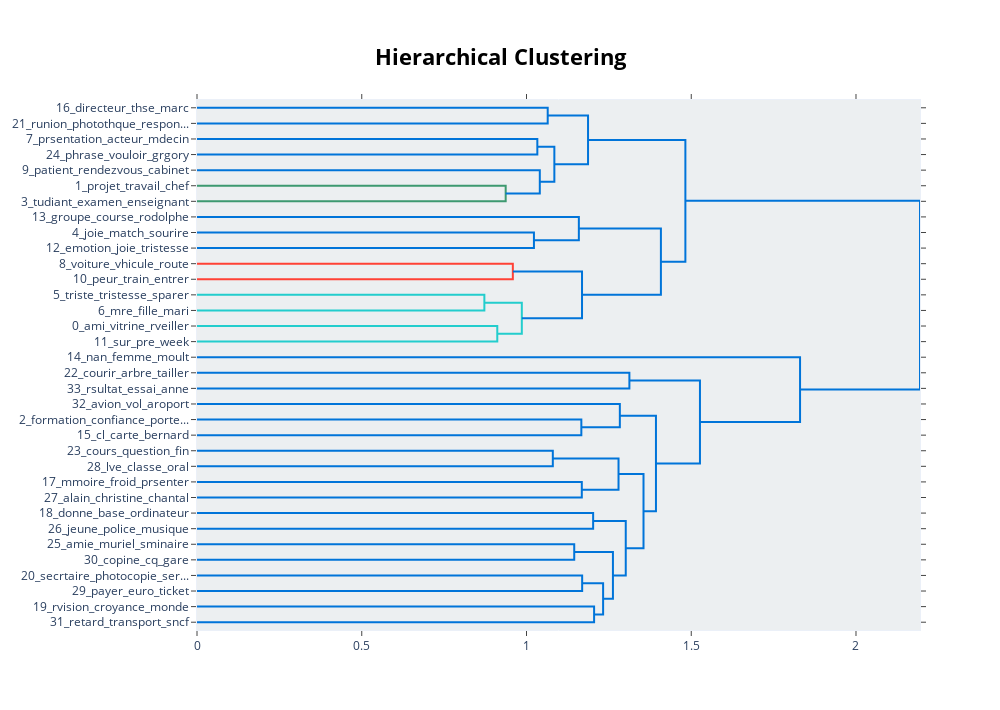

Notebook source saved alongside this figure:
### Code cell
topic_model.visualize_hierarchy()

### Figure 1 — Plotly figure (JSON) as saved in the notebook; plotly's stock layout.template omitted (floating-point values rounded to 4 significant figures)
{"data": [{"hoverinfo": "text", "marker": {"color": "rgb(0,116,217)"}, "mode": "lines", "type": "scatter", "x": [0, 1.064, 1.064, 0], "xaxis": "x", "y": [-5, -5, -15, -15], "yaxis": "y"}, {"hoverinfo": "text", "marker": {"color": "rgb(0,116,217)"}, "mode": "lines", "type": "scatter", "x": [0, 1.033, 1.033, 0], "xaxis": "x", "y": [-25, -25, -35, -35], "yaxis": "y"}, {"hoverinfo": "text", "marker": {"color": "rgb(61,153,112)"}, "mode": "lines", "type": "scatter", "x": [0, 0.9368, 0.9368, 0], "xaxis": "x", "y": [-55, -55, -65, -65], "yaxis": "y"}, {"hoverinfo": "text", "marker": {"color": "rgb(0,116,217)"}, "mode": "lines", "type": "scatter", "x": [0, 1.04, 1.04, 0.9368], "xaxis": "x", "y": [-45, -45, -60, -60], "yaxis": "y"}, {"hoverinfo": "text", "marker": {"color": "rgb(0,116,217)"}, "mode": "lines", "type": "scatter", "x": [1.033, 1.085, 1.085, 1.04], "xaxis": "x", "y": [-30, -30, -52.5, -52.5], "yaxis": "y"}, {"hoverinfo": "text", "marker": {"color": "rgb(0,116,217)"}, "mode": "lines", "type": "scatter", "x": [1.064, 1.187, 1.187, 1.085], "xaxis": "x", "y": [-10, -10, -41.25, -41.25], "yaxis": "y"}, {"hoverinfo": "text", "marker": {"color": "rgb(0,116,217)"}, "mode": "lines", "type": "scatter", "x": [0, 1.023, 1.023, 0], "xaxis": "x", "y": [-85, -85, -95, -95], "yaxis": "y"}, {"hoverinfo": "text", "marker": {"color": "rgb(0,116,217)"}, "mode": "lines", "type": "scatter", "x": [0, 1.159, 1.159, 1.023], "xaxis": "x", "y": [-75, -75, -90, -90], "yaxis": "y"}, {"hoverinfo": "text", "marker": {"color": "rgb(255,65,54)"}, "mode": "lines", "type": "scatter", "x": [0, 0.9585, 0.9585, 0], "xaxis": "x", "y": [-105, -105, -115, -115], "yaxis": "y"}, {"hoverinfo": "text", "marker": {"color": "rgb(35,205,205)"}, "mode": "lines", "type": "scatter", "x": [0, 0.8721, 0.8721, 0], "xaxis": "x", "y": [-125, -125, -135, -135], "yaxis": "y"}, {"hoverinfo": "text", "marker": {"color": "rgb(35,205,205)"}, "mode": "lines", "type": "scatter", "x": [0, 0.9113, 0.9113, 0], "xaxis": "x", "y": [-145, -145, -155, -155], "yaxis": "y"}, {"hoverinfo": "text", "marker": {"color": "rgb(35,205,205)"}, "mode": "lines", "type": "scatter", "x": [0.8721, 0.9858, 0.9858, 0.9113], "xaxis": "x", "y": [-130, -130, -150, -150], "yaxis": "y"}, {"hoverinfo": "text", "marker": {"color": "rgb(0,116,217)"}, "mode": "lines", "type": "scatter", "x": [0.9585, 1.169, 1.169, 0.9858], "xaxis": "x", "y": [-110, -110, -140, -140], "yaxis": "y"}, {"hoverinfo": "text", "marker": {"color": "rgb(0,116,217)"}, "mode": "lines", "type": "scatter", "x": [1.159, 1.408, 1.408, 1.169], "xaxis": "x", "y": [-82.5, -82.5, -125, -125], "yaxis": "y"}, {"hoverinfo": "text", "marker": {"color": "rgb(0,116,217)"}, "mode": "lines", "type": "scatter", "x": [1.187, 1.482, 1.482, 1.408], "xaxis": "x", "y": [-25.62, -25.62, -103.8, -103.8], "yaxis": "y"}, {"hoverinfo": "text", "marker": {"color": "rgb(0,116,217)"}, "mode": "lines", "type": "scatter", "x": [0, 1.312, 1.312, 0], "xaxis": "x", "y": [-175, -175, -185, -185], "yaxis": "y"}, {"hoverinfo": "text", "marker": {"color": "rgb(0,116,217)"}, "mode": "lines", "type": "scatter", "x": [0, 1.166, 1.166, 0], "xaxis": "x", "y": [-205, -205, -215, -215], "yaxis": "y"}, {"hoverinfo": "text", "marker": {"color": "rgb(0,116,217)"}, "mode": "lines", "type": "scatter", "x": [0, 1.283, 1.283, 1.166], "xaxis": "x", "y": [-195, -195, -210, -210], "yaxis": "y"}, {"hoverinfo": "text", "marker": {"color": "rgb(0,116,217)"}, "mode": "lines", "type": "scatter", "x": [0, 1.08, 1.08, 0], "xaxis": "x", "y": [-225, -225, -235, -235], "yaxis": "y"}, {"hoverinfo": "text", "marker": {"color": "rgb(0,116,217)"}, "mode": "lines", "type": "scatter", "x": [0, 1.168, 1.168, 0], "xaxis": "x", "y": [-245, -245, -255, -255], "yaxis": "y"}, {"hoverinfo": "text", "marker": {"color": "rgb(0,116,217)"}, "mode": "lines", "type": "scatter", "x": [1.08, 1.279, 1.279, 1.168], "xaxis": "x", "y": [-230, -230, -250, -250], "yaxis": "y"}, {"hoverinfo": "text", "marker": {"color": "rgb(0,116,217)"}, "mode": "lines", "type": "scatter", "x": [0, 1.202, 1.202, 0], "xaxis": "x", "y": [-265, -265, -275, -275], "yaxis": "y"}, {"hoverinfo": "text", "marker": {"color": "rgb(0,116,217)"}, "mode": "lines", "type": "scatter", "x": [0, 1.145, 1.145, 0], "xaxis": "x", "y": [-285, -285, -295, -295], "yaxis": "y"}, {"hoverinfo": "text", "marker": {"color": "rgb(0,116,217)"}, "mode": "lines", "type": "scatter", "x": [0, 1.169, 1.169, 0], "xaxis": "x", "y": [-305, -305, -315, -315], "yaxis": "y"}, {"hoverinfo": "text", "marker": {"color": "rgb(0,116,217)"}, "mode": "lines", "type": "scatter", "x": [0, 1.205, 1.205, 0], "xaxis": "x", "y": [-325, -325, -335, -335], "yaxis": "y"}, {"hoverinfo": "text", "marker": {"color": "rgb(0,116,217)"}, "mode": "lines", "type": "scatter", "x": [1.169, 1.233, 1.233, 1.205], "xaxis": "x", "y": [-310, -310, -330, -330], "yaxis": "y"}, {"hoverinfo": "text", "marker": {"color": "rgb(0,116,217)"}, "mode": "lines", "type": "scatter", "x": [1.145, 1.262, 1.262, 1.233], "xaxis": "x", "y": [-290, -290, -320, -320], "yaxis": "y"}, {"hoverinfo": "text", "marker": {"color": "rgb(0,116,217)"}, "mode": "lines", "type": "scatter", "x": [1.202, 1.301, 1.301, 1.262], "xaxis": "x", "y": [-270, -270, -305, -305], "yaxis": "y"}, {"hoverinfo": "text", "marker": {"color": "rgb(0,116,217)"}, "mode": "lines", "type": "scatter", "x": [1.279, 1.355, 1.355, 1.301], "xaxis": "x", "y": [-240, -240, -287.5, -287.5], "yaxis": "y"}, {"hoverinfo": "text", "marker": {"color": "rgb(0,116,217)"}, "mode": "lines", "type": "scatter", "x": [1.283, 1.393, 1.393, 1.355], "xaxis": "x", "y": [-202.5, -202.5, -263.8, -263.8], "yaxis": "y"}, {"hoverinfo": "text", "marker": {"color": "rgb(0,116,217)"}, "mode": "lines", "type": "scatter", "x": [1.312, 1.526, 1.526, 1.393], "xaxis": "x", "y": [-180, -180, -233.1, -233.1], "yaxis": "y"}, {"hoverinfo": "text", "marker": {"color": "rgb(0,116,217)"}, "mode": "lines", "type": "scatter", "x": [0, 1.83, 1.83, 1.526], "xaxis": "x", "y": [-165, -165, -206.6, -206.6], "yaxis": "y"}, {"hoverinfo": "text", "marker": {"color": "rgb(0,116,217)"}, "mode": "lines", "type": "scatter", "x": [1.482, 2.194, 2.194, 1.83], "xaxis": "x", "y": [-64.69, -64.69, -185.8, -185.8], "yaxis": "y"}], "layout": {"autosize": false, "height": 710, "hoverlabel": {"bgcolor": "white", "font": {"family": "Rockwell", "size": 16}}, "hovermode": "closest", "plot_bgcolor": "#ECEFF1", "showlegend": false, "title": {"font": {"color": "Black", "size": 22}, "text": "<b>Hierarchical Clustering", "x": 0.5, "xanchor": "center", "yanchor": "top"}, "width": 1000, "xaxis": {"mirror": "allticks", "rangemode": "tozero", "showgrid": false, "showline": true, "showticklabels": true, "ticks": "outside", "type": "linear", "zeroline": false}, "yaxis": {"mirror": "allticks", "range": [-340, 0], "rangemode": "tozero", "showgrid": false, "showline": true, "showticklabels": true, "tickmode": "array", "ticks": "outside", "ticktext": ["16_directeur_thse_marc", "21_runion_photothque_respon...", "7_prsentation_acteur_mdecin", "24_phrase_vouloir_grgory", "9_patient_rendezvous_cabinet", "1_projet_travail_chef", "3_tudiant_examen_enseignant", "13_groupe_course_rodolphe", "4_joie_match_sourire", "12_emotion_joie_tristesse", "8_voiture_vhicule_route", "10_peur_train_entrer", "5_triste_tristesse_sparer", "6_mre_fille_mari", "0_ami_vitrine_rveiller", "11_sur_pre_week", "14_nan_femme_moult", "22_courir_arbre_tailler", "33_rsultat_essai_anne", "32_avion_vol_aroport", "2_formation_confiance_porte...", "15_cl_carte_bernard", "23_cours_question_fin", "28_lve_classe_oral", "17_mmoire_froid_prsenter", "27_alain_christine_chantal", "18_donne_base_ordinateur", "26_jeune_police_musique", "25_amie_muriel_sminaire", "30_copine_cq_gare", "20_secrtaire_photocopie_ser...", "29_payer_euro_ticket", "19_rvision_croyance_monde", "31_retard_transport_sncf"], "tickvals": [-5, -15, -25, -35, -45, -55, -65, -75, -85, -95, -105, -115, -125, -135, -145, -155, -165, -175, -185, -195, -205, -215, -225, -235, -245, -255, -265, -275, -285, -295, -305, -315, -325, -335], "type": "linear", "zeroline": false}}}
